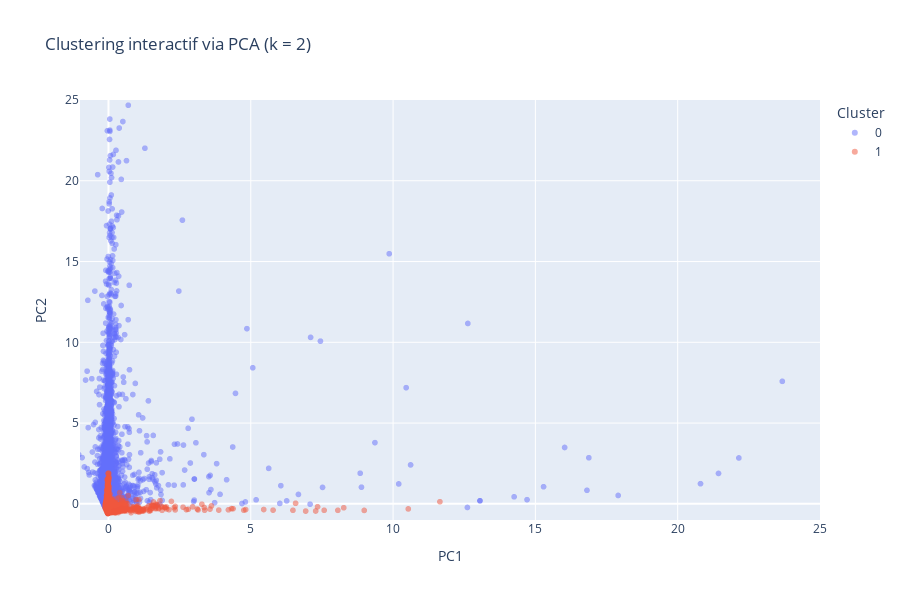

Notebook code for this chart:
### Markdown cell above
## 5. Visualisation et analyse des résultats

### Code cell
# PCA pour visualisation 2D
pca_visu = PCA(n_components=2)
X_visu = pca_visu.fit_transform(X_sample_100k)


df_visu = pd.DataFrame(X_visu, columns=["PC1", "PC2"])
df_visu["cluster"] = clusters

import plotly.express as px
import pandas as pd

# Assurez-vous que df_visu contient : PC1, PC2, cluster
fig = px.scatter(
    df_visu,
    x="PC1",
    y="PC2",
    color=df_visu["cluster"].astype(str),  # Pour forcer une légende propre
    title=f"Clustering interactif via PCA (k = {k_optimal})",
    opacity=0.5,
    height=600,
    width=900
)

# Optionnel : ajuster le zoom initial
fig.update_layout(
    xaxis_range=[-1, 25],
    yaxis_range=[-1, 25],
    legend_title="Cluster"
)

# Afficher
fig.show()

### Figure 1 — Plotly figure (JSON) as saved in the notebook; plotly's stock layout.template omitted (floating-point values rounded to 4 significant figures; data arrays with more than 128 entries replaced by an {"elided": "..."} marker saying what was removed)
{"data": [{"hovertemplate": "color=0<br>PC1=%{x}<br>PC2=%{y}<extra></extra>", "legendgroup": "0", "marker": {"color": "#636efa", "opacity": 0.5, "symbol": "circle"}, "mode": "markers", "name": "0", "showlegend": true, "type": "scattergl", "x": {"elided": "22807 float values"}, "xaxis": "x", "y": {"elided": "22807 float values"}, "yaxis": "y"}, {"hovertemplate": "color=1<br>PC1=%{x}<br>PC2=%{y}<extra></extra>", "legendgroup": "1", "marker": {"color": "#EF553B", "opacity": 0.5, "symbol": "circle"}, "mode": "markers", "name": "1", "showlegend": true, "type": "scattergl", "x": {"elided": "77193 float values"}, "xaxis": "x", "y": {"elided": "77193 float values"}, "yaxis": "y"}], "layout": {"height": 600, "legend": {"title": {"text": "Cluster"}, "tracegroupgap": 0}, "title": {"text": "Clustering interactif via PCA (k = 2)"}, "width": 900, "xaxis": {"anchor": "y", "domain": [0, 1], "range": [-1, 25], "title": {"text": "PC1"}}, "yaxis": {"anchor": "x", "domain": [0, 1], "range": [-1, 25], "title": {"text": "PC2"}}}}
